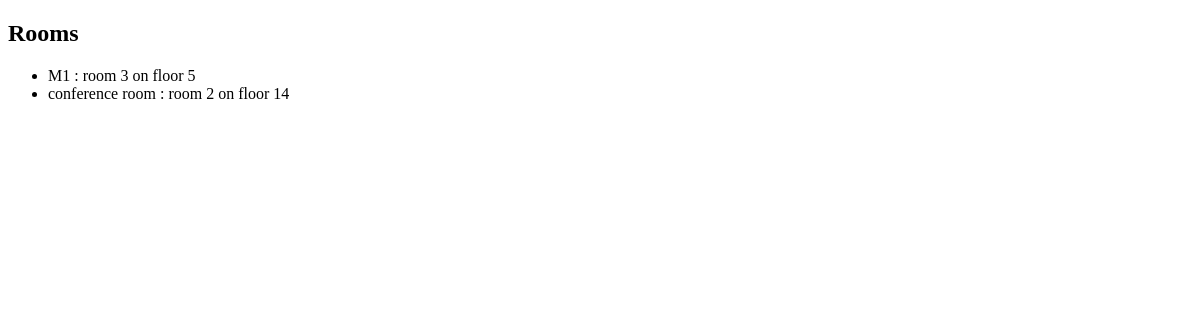
The page /meetings/rooms on the database as committed earlier.
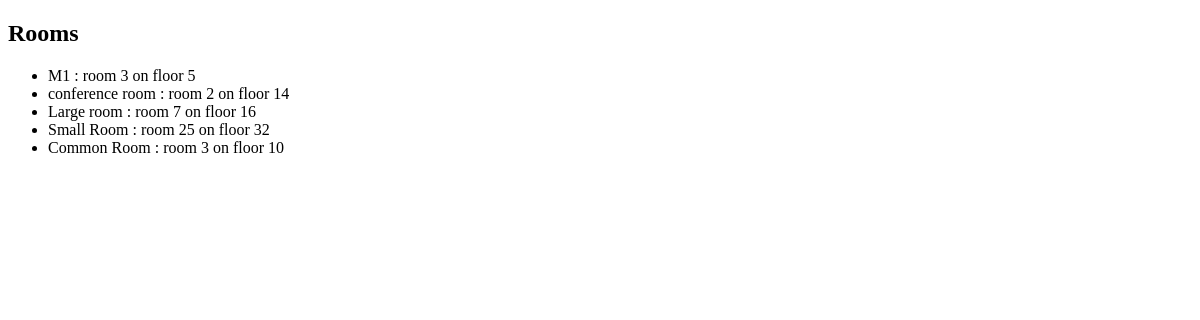
The same page on the database as committed later.
### meetings/models.py (models this page shows)
class Room(models.Model):
    name = models.CharField(max_length=50)
    room_number = models.IntegerField()
    floor_number = models.IntegerField()
    def __str__(self):
        return f"{self.name} : room {self.room_number} on floor {self.floor_number}"

### meetings/views.py (the view)
# urls.py: path('rooms', views.rooms_list, name="rooms"),
def rooms_list(request):
    return render(request, 'meetings/rooms_list.html',
                  {'rooms': Room.objects.all()})

### meetings/templates/meetings/rooms_list.html (shortened to what this page needs)
<!DOCTYPE html>
<html lang="en">
<head>
</head>
<body>
    <h2> Rooms </h2>
    <ul>
        {% for room in rooms %}
            <li>
                {{room}}
            </li>
        {% endfor %}
    </ul>
</body>
</html>

Rows that differ between the two databases and show on the page:
added Room: name+room_number+floor_number "Large room : room 7 on floor 16"
added Room: name+room_number+floor_number "Small Room : room 25 on floor 32"
added Room: name+room_number+floor_number "Common Room : room 3 on floor 10"
